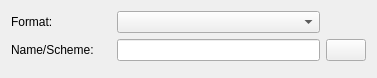
<?xml version="1.0" encoding="UTF-8"?>
<ui version="4.0">
 <class>ProfileDataHashlistWidgetUI</class>
 <widget class="QWidget" name="ProfileDataHashlistWidgetUI">
  <property name="geometry">
   <rect>
    <x>0</x>
    <y>0</y>
    <width>377</width>
    <height>78</height>
   </rect>
  </property>
  <layout class="QGridLayout" name="gridLayout">
   <item row="0" column="0">
    <widget class="QLabel" name="label_format">
     <property name="minimumSize">
      <size>
       <width>100</width>
       <height>0</height>
      </size>
     </property>
     <property name="text">
      <string>Format:</string>
     </property>
    </widget>
   </item>
   <item row="0" column="1">
    <widget class="QComboBox" name="kcombobox_format"/>
   </item>
   <item row="1" column="0">
    <widget class="QLabel" name="label_scheme">
     <property name="minimumSize">
      <size>
       <width>100</width>
       <height>0</height>
      </size>
     </property>
     <property name="text">
      <string>Name/Scheme:</string>
     </property>
    </widget>
   </item>
   <item row="1" column="1">
    <widget class="QLineEdit" name="qlineedit_scheme"/>
   </item>
   <item row="1" column="2">
    <widget class="QPushButton" name="kpushbutton_scheme"/>
   </item>
   <item row="2" column="1">
    <spacer name="verticalSpacer">
     <property name="orientation">
      <enum>Qt::Vertical</enum>
     </property>
     <property name="sizeHint" stdset="0">
      <size>
       <width>20</width>
       <height>3</height>
      </size>
     </property>
    </spacer>
   </item>
  </layout>
 </widget>
 <resources/>
 <connections/>
</ui>
